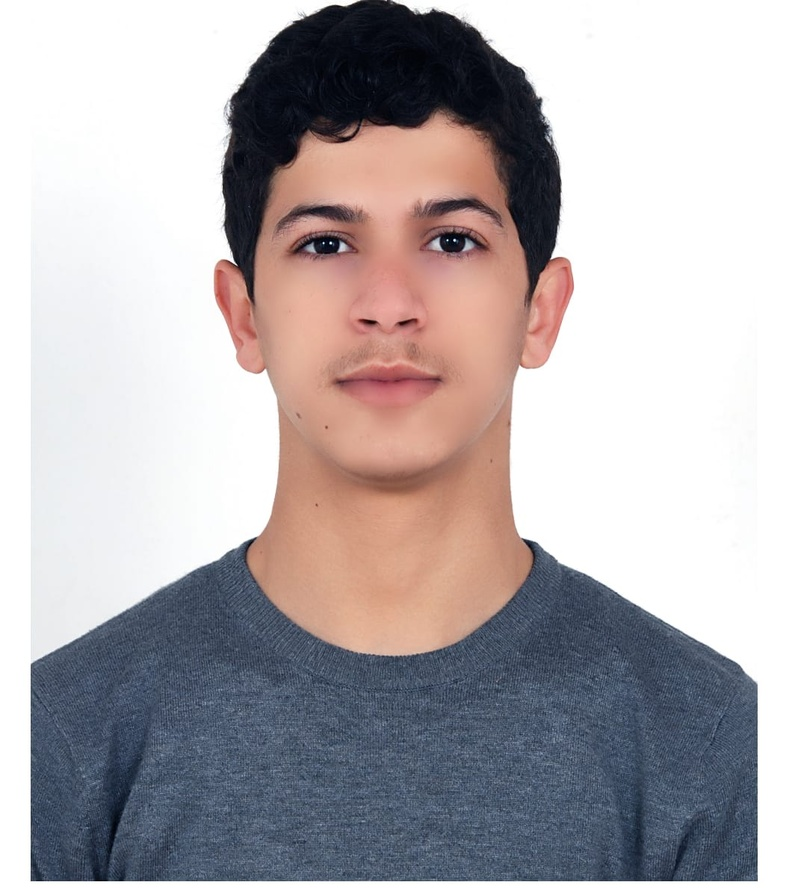
#> input picture traitement_img/tmp/haard.jpeg, 795 x 888 px, shrunk from 1064 x 1189 before the run
$ python -i utils.py   (imports and definitions only)   (older library calls are emulated)
#> lines starting #> are read from the running program, lines starting #| are printed output that depends on the picture
#> further down, picture is the input picture: shape (888, 795, 3); mean B, G, R 174.4, 171.7, 177.9
import cv2
import numpy as np
from django.core.files.base import ContentFile
from django.core.files.storage import default_storage
import os


def conversion_en_gris(image):
    return cv2.cvtColor(image, cv2.COLOR_BGR2GRAY)
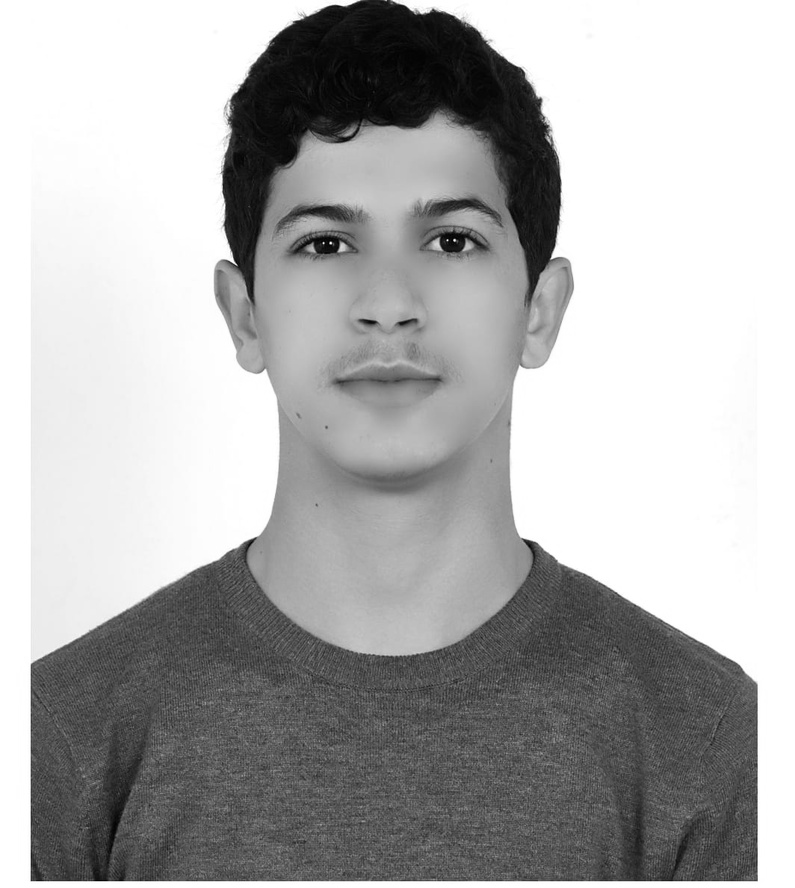
#> returned value: shape (888, 795); min 1, max 255, mean 173.9


def segmentation_par_contour_Canny(image):
    gray = conversion_en_gris(image)
    contour = cv2.Canny(gray, 100, 200)
    return contour


def segmenttation_par_contour_Sobel(image):
    gray = conversion_en_gris(image)
    sobel_x = cv2.Sobel(gray, cv2.CV_64F, 1, 0, ksize=3)
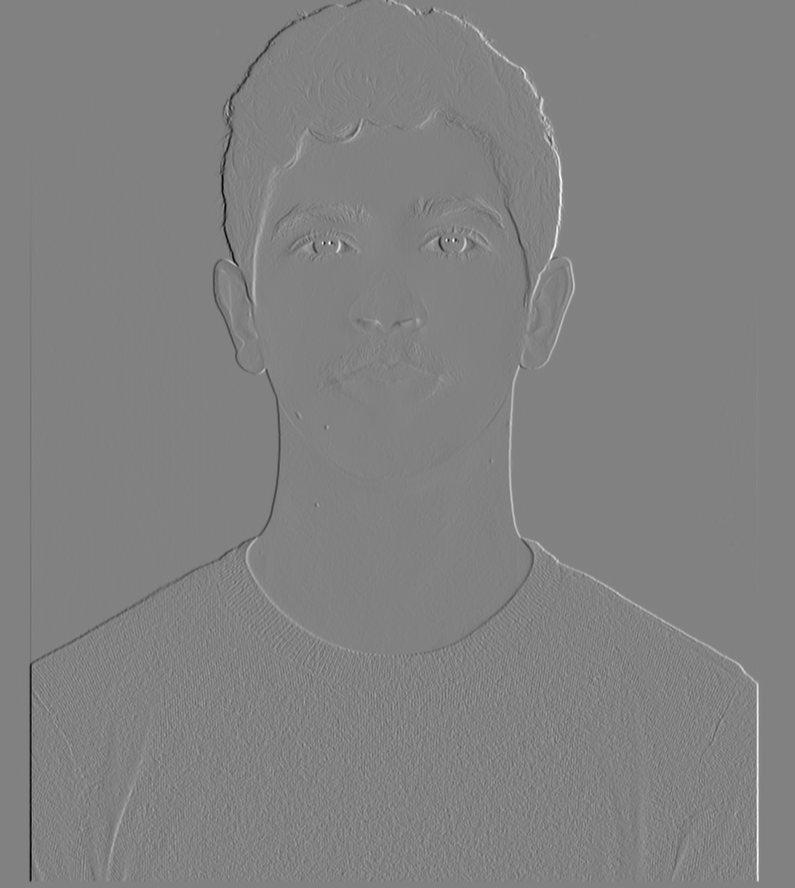
#> sobel_x: shape (888, 795) float64; min -904, max 872, mean 0; drawn with min black and max white
    sobel_y = cv2.Sobel(gray, cv2.CV_64F, 0, 1, ksize=3)
    sobel_magnitude = np.sqrt(sobel_x ** 2 + sobel_y ** 2)
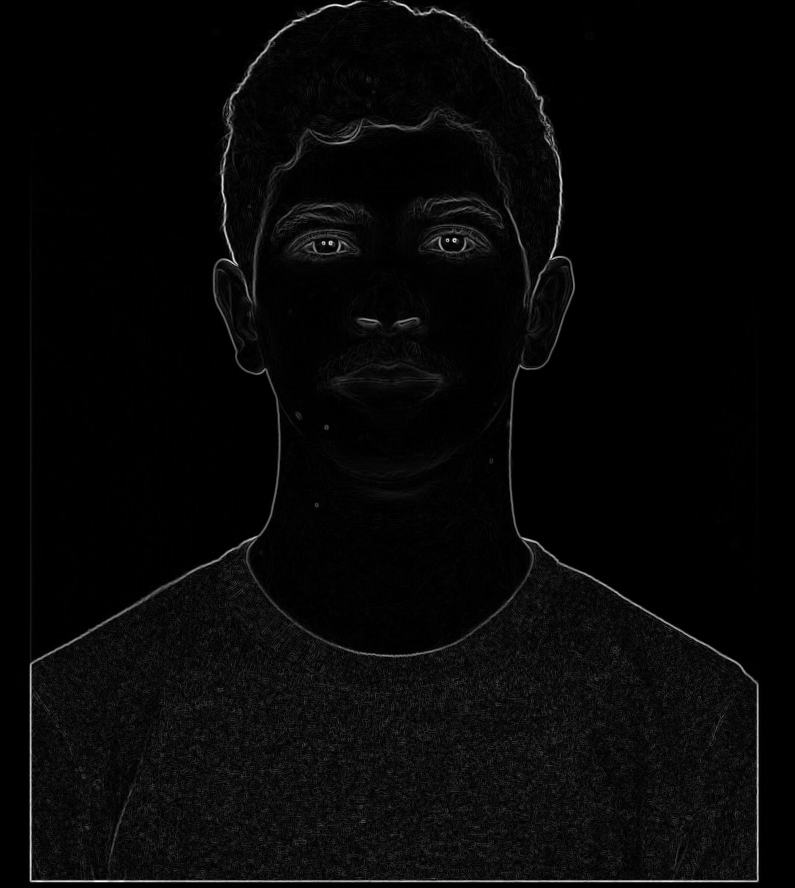
#> sobel_magnitude: shape (888, 795) float64; min 0, max 1016, mean 29.2; drawn with min black and max white
    sobel_magnitude = cv2.normalize(sobel_magnitude, None, 0, 255, cv2.NORM_MINMAX)
    sobel_magnitude = np.uint8(sobel_magnitude)
    return sobel_magnitude


def segment_by_region_thresholding_fixe(image):
    gray = conversion_en_gris(image)
    ret, thresh = cv2.threshold(gray, 127, 255, cv2.THRESH_BINARY)
    return thresh


def segment_by_region_thresholding_adaptatif(image):
    gray = conversion_en_gris(image)
    thresh = cv2.adaptiveThreshold(gray, 255, cv2.ADAPTIVE_THRESH_GAUSSIAN_C, cv2.THRESH_BINARY, 11, 2)
    return thresh


def process_image(image, method):
    image_path = default_storage.save('tmp/' + image.name, ContentFile(image.read()))
    image_cv = cv2.imread(image_path)

    if method == 'canny':
        processed_image = segmentation_par_contour_Canny(image_cv)
    elif method == 'sobel':
        processed_image = segmenttation_par_contour_Sobel(image_cv)
    elif method == 'threshold_fixe':
        processed_image = segment_by_region_thresholding_fixe(image_cv)
    elif method == 'threshold_adaptatif':
        processed_image = segment_by_region_thresholding_adaptatif(image_cv)

    result_dir = os.path.join('media', 'processed')
    os.makedirs(result_dir, exist_ok=True)
    result_path = os.path.join(result_dir, image.name)
    cv2.imwrite(result_path, processed_image)

    # Print the result path for debugging
    print(f"Processed image saved to: {result_path}")

    return result_path

>>> import cv2
>>> picture = cv2.imread('../tmp/haard.jpeg')
>>> result = segmenttation_par_contour_Sobel(picture)

$ run again, on traitement_img/tmp/1114.png
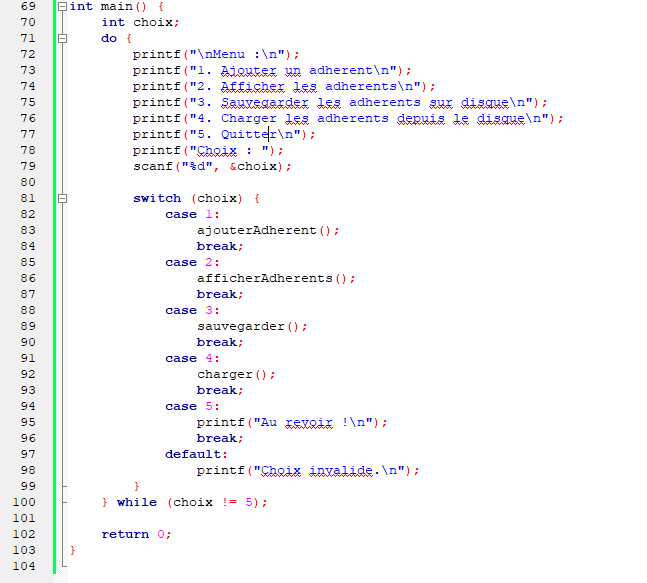
#> input picture traitement_img/tmp/1114.png, 647 x 583 px
#> picture is the input picture: shape (583, 647, 3); mean B, G, R 249.1, 247.2, 247
#> in segmenttation_par_contour_Sobel, `sobel_y = cv2.Sobel(gray, cv2.CV_64F, 0, 1, ksize=3)`:
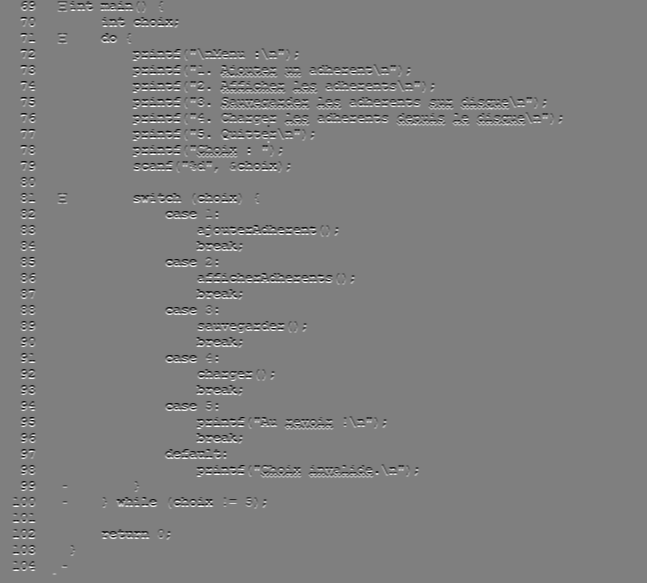
#> sobel_y: shape (583, 647) float64; min -1020, max 1020, mean 0; drawn with min black and max white
#> in segmenttation_par_contour_Sobel, `sobel_magnitude = np.sqrt(sobel_x ** 2 + sobel_y ** 2)`:
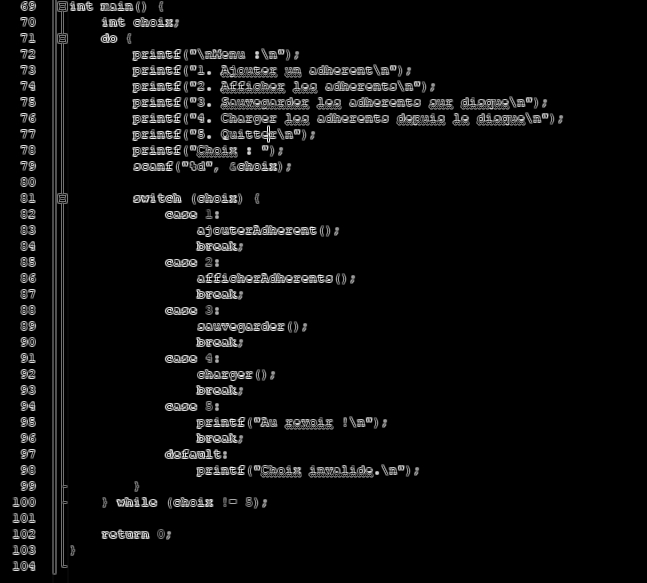
#> sobel_magnitude: shape (583, 647) float64; min 0, max 1072.7, mean 47.2; drawn with min black and max white
